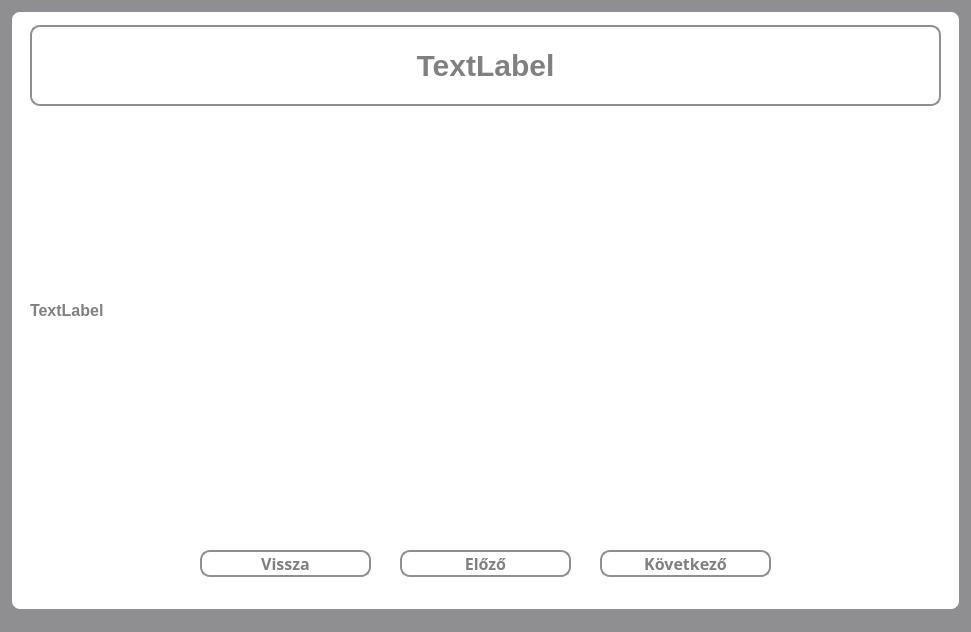
<?xml version="1.0" encoding="UTF-8"?>
<ui version="4.0">
 <class>MainWindow</class>
 <widget class="QMainWindow" name="MainWindow">
  <property name="geometry">
   <rect>
    <x>0</x>
    <y>0</y>
    <width>971</width>
    <height>632</height>
   </rect>
  </property>
  <property name="windowTitle">
   <string>Tanulás</string>
  </property>
  <property name="styleSheet">
   <string notr="true">* {
	background-color: #8f8f91;
}</string>
  </property>
  <widget class="QWidget" name="centralwidget">
   <widget class="QWidget" name="widget" native="true">
    <property name="geometry">
     <rect>
      <x>10</x>
      <y>10</y>
      <width>951</width>
      <height>601</height>
     </rect>
    </property>
    <property name="styleSheet">
     <string notr="true">* {
	background-color: white;
    border: 2px solid #8f8f91;
    border-radius: 10px;
    color: white;
    font-size: 16px;
    font-weight: bold;
}</string>
    </property>
    <widget class="QPushButton" name="exitButton">
     <property name="geometry">
      <rect>
       <x>190</x>
       <y>540</y>
       <width>171</width>
       <height>27</height>
      </rect>
     </property>
     <property name="font">
      <font>
       <family>Corbel</family>
       <pointsize>-1</pointsize>
       <bold>true</bold>
      </font>
     </property>
     <property name="styleSheet">
      <string notr="true">* {
	background-color: white;
	color: grey;
}

*:hover {
	background-color: rgb(120, 120, 220);
	color: white;
}</string>
     </property>
     <property name="text">
      <string>Vissza</string>
     </property>
    </widget>
    <widget class="QPushButton" name="nextButton">
     <property name="geometry">
      <rect>
       <x>590</x>
       <y>540</y>
       <width>171</width>
       <height>27</height>
      </rect>
     </property>
     <property name="font">
      <font>
       <family>Corbel</family>
       <pointsize>-1</pointsize>
       <bold>true</bold>
      </font>
     </property>
     <property name="styleSheet">
      <string notr="true">* {
	background-color: white;
	color: grey;
}

*:hover {
	background-color: rgb(120, 120, 220);
	color: white;
}</string>
     </property>
     <property name="text">
      <string>Következő</string>
     </property>
    </widget>
    <widget class="QLabel" name="titleLabel">
     <property name="geometry">
      <rect>
       <x>20</x>
       <y>15</y>
       <width>911</width>
       <height>81</height>
      </rect>
     </property>
     <property name="styleSheet">
      <string notr="true">* {
	font-size: 30px;
	color: grey;
}</string>
     </property>
     <property name="text">
      <string>TextLabel</string>
     </property>
     <property name="alignment">
      <set>Qt::AlignCenter</set>
     </property>
    </widget>
    <widget class="QLabel" name="contentLabel">
     <property name="geometry">
      <rect>
       <x>20</x>
       <y>100</y>
       <width>911</width>
       <height>401</height>
      </rect>
     </property>
     <property name="styleSheet">
      <string notr="true">* {
	border: none;
	color: grey;
}</string>
     </property>
     <property name="text">
      <string>TextLabel</string>
     </property>
    </widget>
    <widget class="QPushButton" name="backButton">
     <property name="geometry">
      <rect>
       <x>390</x>
       <y>540</y>
       <width>171</width>
       <height>27</height>
      </rect>
     </property>
     <property name="font">
      <font>
       <family>Corbel</family>
       <pointsize>-1</pointsize>
       <bold>true</bold>
      </font>
     </property>
     <property name="styleSheet">
      <string notr="true">* {
	background-color: white;
	color: grey;
}

*:hover {
	background-color: rgb(120, 120, 220);
	color: white;
}</string>
     </property>
     <property name="text">
      <string>Előző</string>
     </property>
    </widget>
   </widget>
  </widget>
  <widget class="QStatusBar" name="statusbar"/>
 </widget>
 <resources/>
 <connections/>
</ui>
